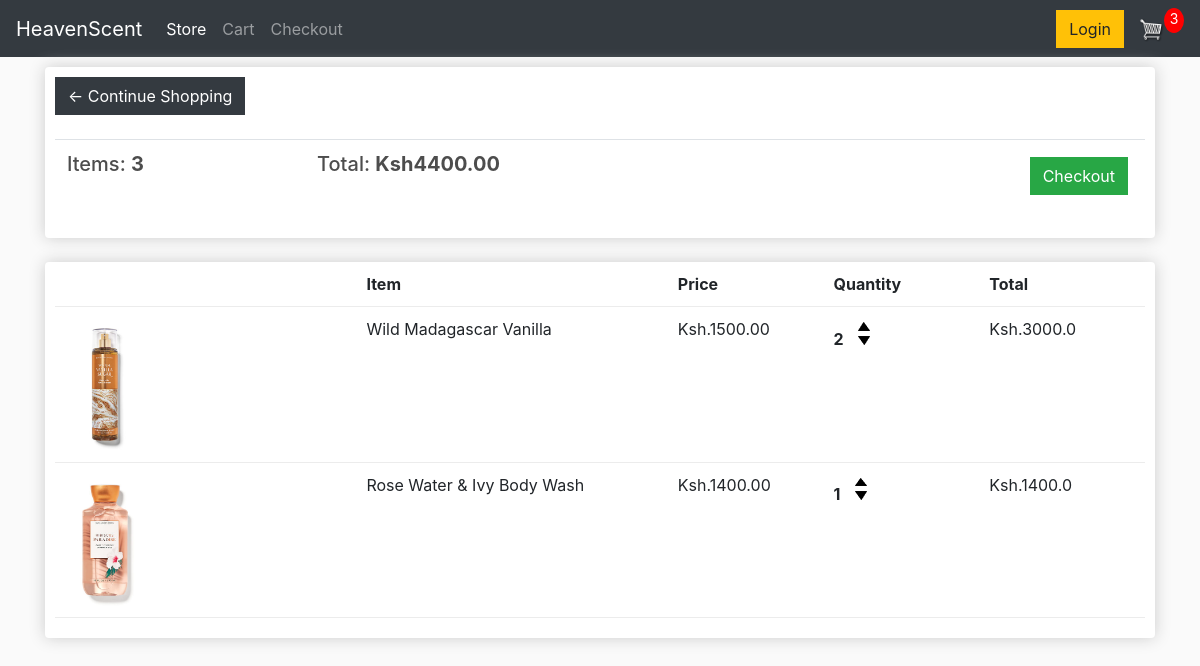
The page /cart/ (signed in) on the database as committed earlier.
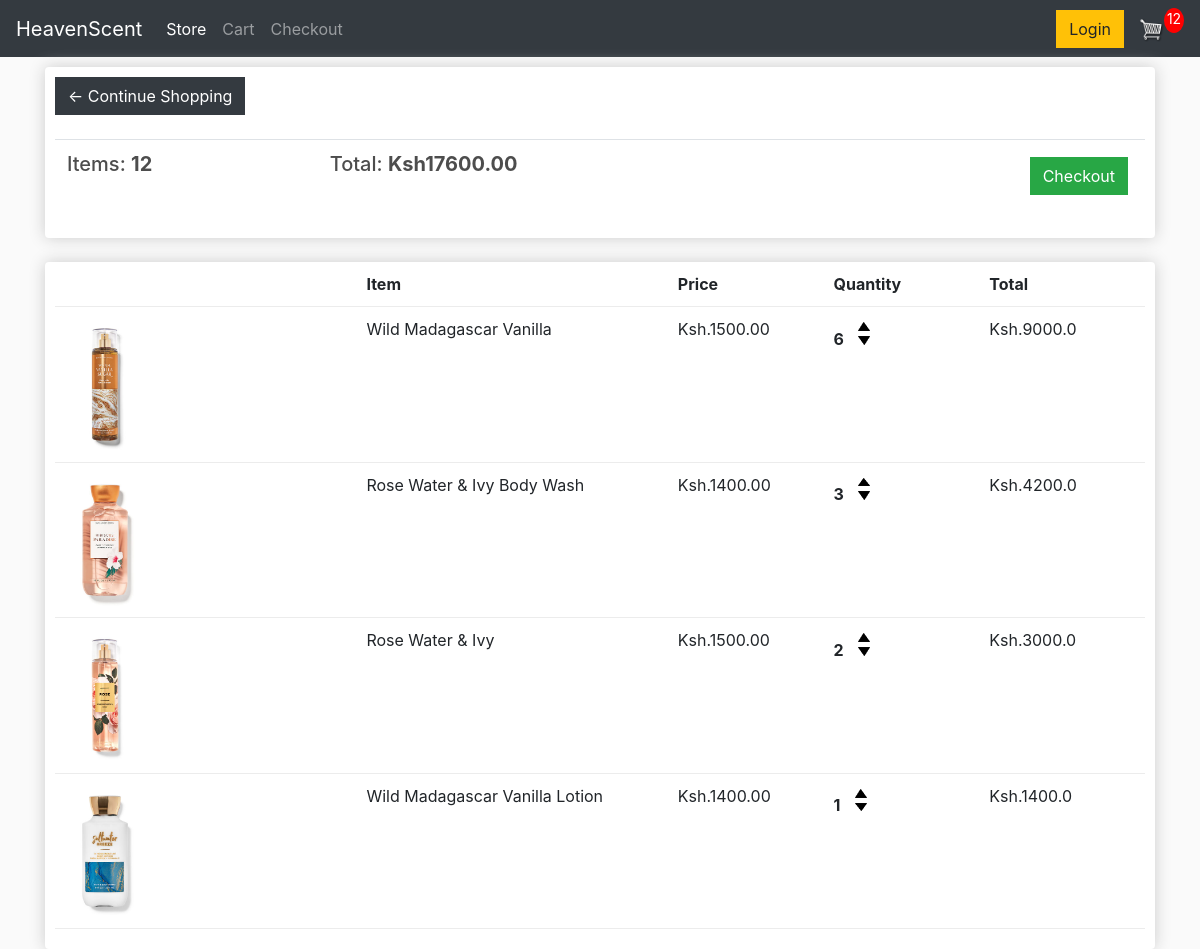
The same page on the database as committed later.
### store/models.py (models this page shows, shortened)
class Order(models.Model):
    customer = models.ForeignKey(Customer, on_delete=models.SET_NULL, null=True, blank=True)
    date_ordered = models.DateTimeField(auto_now_add=True)
    complete = models.BooleanField(default=False, null=True, blank=False)#Checks if customer wants to checkout or not
    transaction_id = models.CharField(max_length=200, null=True)
    @property
    def get_cart_total(self):
        orderitems = self.orderitem_set.all()
        total = sum([item.get_total for item in orderitems])
        return total
    def get_cart_items(self):
        orderitems = self.orderitem_set.all()
        total = sum([item.quantity for item in orderitems])
        return total

class OrderItem(models.Model):
    product = models.ForeignKey(Product, on_delete=models.SET_NULL, null=True)
    order = models.ForeignKey(Order, on_delete=models.SET_NULL, null=True)
    quantity = models.IntegerField(default=0, null=True, blank=True)
    date_added = models.DateTimeField(auto_now_add=True)
    @property
    def get_total(self):
        total = self.product.price * self.quantity
        return total

class Product(models.Model):
    name = models.CharField(max_length=200, null=True)
    price = models.FloatField()
    digital = models.BooleanField(default=False, null=True, blank=False)
    image = models.ImageField(null=True, blank=True)
    @property
    def imageURL(self):
        try:
            url = self.image.url
        except:
            url = ''
        return url

### store/views.py (the view)
# urls.py: path('cart/', views.cart, name="cart"),
def cart(request):
    if request.user.is_authenticated:
        customer = request.user.customer
        order, created = Order.objects.get_or_create(customer=customer, complete=False)
        items = order.orderitem_set.all()
        cartItems = order.get_cart_items
    else:
        items = []
        order = {'get_cart_total':0, 'get_cart_items':0}
        cartItems = order['get_cart_items']
    context = {'items': items, 'order': order, 'cartItems': cartItems}
    return render(request, 'store/cart.html', context)

### store/templates/store/cart.html
{% extends 'store/main.html' %} {% load static %} {% block content %}
<div class="row">
    <div class="col-lg-12">
        <div class="box-element">
            <a class="btn btn-dark" href="{% url 'store' %}">&#x2190;
                Continue Shopping</a>
            <br>
            <br>
            <table class="table">
                <tr>
                    <th>
                        <h5>Items: <strong>{{order.get_cart_items}}</strong></h5>
                    </th>
                    <th>
                        <h5>Total: <strong>Ksh{{order.get_cart_total|floatformat:2}}</strong></h5>
                    </th>
                    <th>
                        <a style="float: right; margin: 5px;" class="btn btn-success" href="{% url 'checkout' %}">Checkout</a>
                    </th>
                </tr>
            </table>
        </div>
        <br>
        <div class="box-element">
            <div class="cart-row">
                <div style="flex:2;"></div>
                <div style="flex:2;"><strong>Item</strong></div>
                <div style="flex:1;"><strong>Price</strong></div>
                <div style="flex:1;"><strong>Quantity</strong></div>
                <div style="flex:1;"><strong>Total</strong></div>
            </div>
            {% for item in items %}
            <div class="cart-row">
                <div style="flex:2;"><img class="row-image" src="{{item.product.imageURL}}" alt=""></div>
                <div style="flex:2;">{{item.product.name}}</div>
                <div style="flex:1;">Ksh.{{item.product.price|floatformat:2}}</div>
                <div style="flex:1;">
                    <p class="quantity">{{item.quantity}}</p>
                    <div class="quantity">
                        <img class="chg-quantity" src="{% static 'images/arrow-up.png'%}" alt="">
                        <img class="chg-quantity" src="{% static 'images/arrow-down.png'%}" alt="">
                    </div>
                </div>
                <div style="flex:1;">Ksh.{{item.get_total}}</div>
            </div>
            {% endfor %}
        </div>
    </div>
</div>{% endblock content %}

### store/templates/store/main.html (shortened to what this page needs)
<!DOCTYPE html> {% load static %}
<html>
<head>
    <link rel="stylesheet" href="https://stackpath.bootstrapcdn.com/bootstrap/4.4.1/css/bootstrap.min.css">
    <link rel="stylesheet" href="{% static 'css/main.css' %}">
</head>
<body>
    <nav class="navbar navbar-expand-lg navbar-dark bg-dark">
        <a class="navbar-brand" href="{% url 'store' %}">HeavenScent</a>
        <div class="collapse navbar-collapse" id="navbarSupportedContent">
            <ul class="navbar-nav mr-auto">
                <li class="nav-item active">
                    <a class="nav-link" href="{% url 'store' %}">Store <span class="sr-only">(current)</span></a>
                </li>
                <li class="nav-item">
                    <a class="nav-link" href="{% url 'cart' %}">Cart</a>
                </li>
                <li class="nav-item">
                    <a class="nav-link" href="{% url 'checkout' %}">Checkout</a>
                </li>
            </ul>
            <div class="form-inline my-2 my-lg-0">
                <a href="#" class="btn btn-warning">Login</a>
                <a href="{% url 'cart' %}">
                    <img id="cart-icon" src="{% static 'images/cart.png' %}">
                </a>
                <p id="cart-total">{{cartItems}}</p>
            </div>
        </div>
    </nav>
    <div class="container">
        {% block content %} {% endblock %}
    </div>
</body>
</html>

### static/css/main.css (style rules this page uses)
body { background-color: hsl(0, 0%, 98%); }
h1, h2, h3, h4, h5, h6 { color: hsl(0, 0%, 30%); }
.box-element { box-shadow: hsl(0, 0%, 80%) 0 0 16px; background-color: #fff; border-radius: 4px; padding: 10px; }
#cart-icon { width: 25px; display: inline-block; margin-left: 15px; }
#cart-total { display: block; text-align: center; color: #fff; background-color: red; width: 20px; height: 25px; border-radius: 50%; font-size: 14px; }
.col-lg-4, .col-lg-6, .col-lg-8, .col-lg-12 { margin-top: 10px; }
.btn { border-radius: 0; }
.row-image { width: 100px; }
.cart-row { display: flex; align-items: flex-stretch; padding-bottom: 10px; margin-bottom: 10px; border-bottom: 1px solid #ececec; }
.quantity { display: inline-block; font-weight: 700; padding-right: 10px; }
.chg-quantity { width: 12px; cursor: pointer; display: block; margin-top: 5px; transition: .1s; }

Rows that differ between the two databases and show on the page:
changed through a linked row, Order: id.quantity "3" → "12"; get_cart_items "3" → "12"; get_cart_total "4400.00" → "17600.00"
changed OrderItem "Wild Madagascar Vanilla": quantity "2" → "6"; get_total "3000.0" → "9000.0"
changed OrderItem "Rose Water & Ivy Body Wash": quantity "1" → "3"; get_total "1400.0" → "4200.0"
added OrderItem: product.imageURL (picture), product.name "Rose Water & Ivy", product.price "1500.00", quantity "2", get_total "3000.0"
added OrderItem: product.imageURL (picture), product.name "Wild Madagascar Vanilla Lotion", product.price "1400.00", quantity "1", get_total "1400.0"
